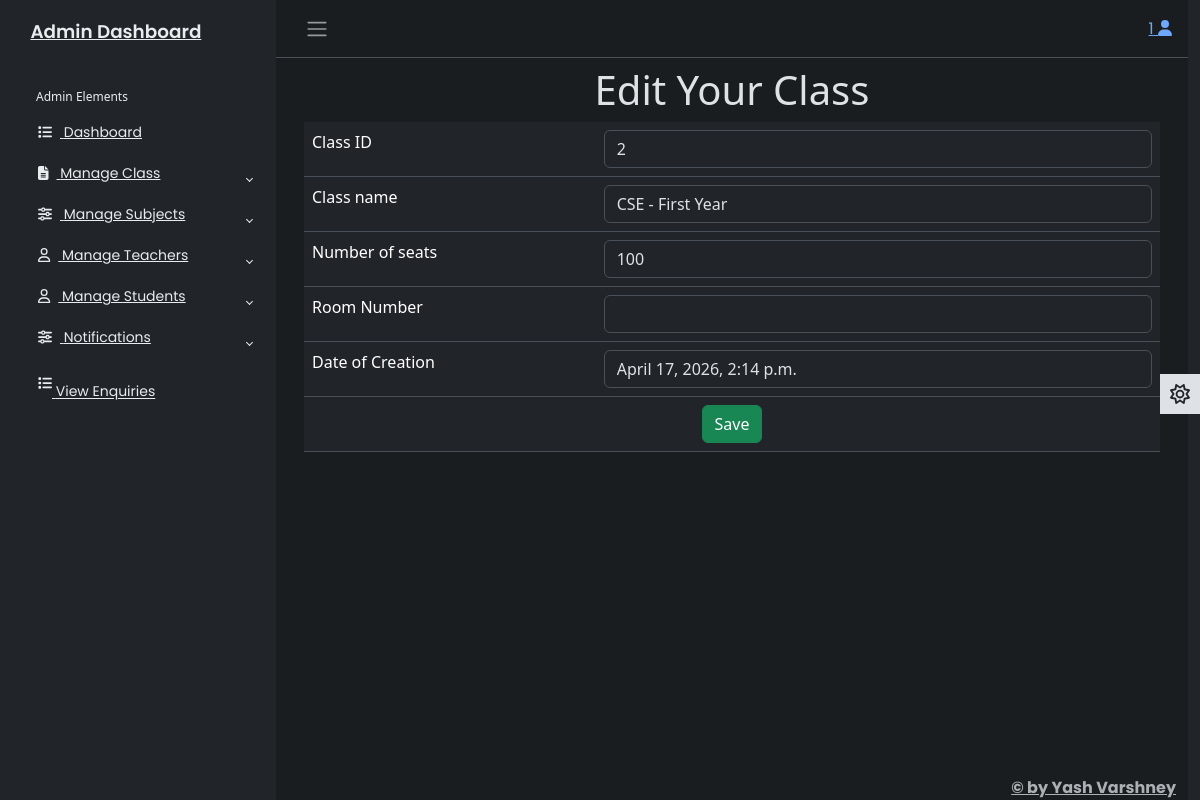
Page /adminapp/editclass/2 (signed in) on the committed database.
### adminapp/models.py (models this page shows)
class Classes(models.Model):
    cid = models.IntegerField(primary_key=True,auto_created=True)
    class_name = models.CharField(max_length=30)
    seats = models.IntegerField()
    roomno = models.CharField(max_length=50)
    created_date = models.DateTimeField()

### adminapp/views.py (the view)
# urls.py: path('editclass/<id>',views.editclass,name = 'editclass'),
@cache_control(no_store = True,no_cache = True,must_revalidate = True)
def editclass(req,id):
    try:
      if req.session['adminid']!=None:
        adminid = req.session['adminid']
        cl = Classes.objects.get(cid=id)
        if req.method == 'POST':
           class_name = req.POST['class_name']
           seats = req.POST['seats']
           roomno = req.POST['roomno']
           Classes.objects.filter(cid=id).update(class_name=class_name,seats=seats,roomno=roomno)
           return redirect('adminapp:viewclass')
        return render(req,'editclass.html',{'adminid':adminid,'cl':cl})
    except KeyError:
       return redirect('login')

### adminapp/templates/editclass.html (shortened to what this page needs)
{% extends 'adminbase.html' %}
{% load static %}
{% block admin %}
<div class="row">
    <div class="col-sm-12">
        <h1 class="text-center">Edit Your Class</h1>
        <form method="post">
            <table class="table">
                <tr>
                    <td>Class ID</td>
                    <td>
                        <input type="text" name="cid" value="{{cl.cid}}" class="form-control" readonly>
                    </td>
                </tr>
                <tr>
                    <td>Class name</td>
                    <td>
                        <input type="text" name="class_name" value="{{cl.class_name}}" class="form-control">
                    </td>
                </tr>
                <tr>
                    <td>Number of seats</td>
                    <td>
                        <input type="number" name="seats" value="{{cl.seats}}" class="form-control">
                    </td>
                </tr>
                <tr>
                    <td>Room Number</td>
                    <td>
                        <input type="number" name="roomno" value="{{cl.roomno}}" class="form-control">
                    </td>
                </tr>
                <tr>
                    <td>Date of Creation</td>
                    <td>
                        <input type="text" name="created_date" value="{{cl.created_date}}" class="form-control" readonly>
                    </td>
                </tr>
                <tr>
                    <td colspan="2" class="text-center">
                        <button type="submit" class="btn btn-success">Save</button>
                    </td>
                </tr>
            </table>
        </form>
    </div>
</div>
{% endblock %}

### adminapp/static/css/adminstyle.css (style rules this page uses)
body { font-family: 'Poppins', sans-serif; font-size: 0.875rem; opacity: 1; overflow-y: scroll; margin: 0; }

### rows in the picture
Classes: cid "2", class_name "CSE - First Year", seats "100", created_date "April 17, 2026, 2:14 p.m."

### other values in the picture
{{ adminid }} "1"
